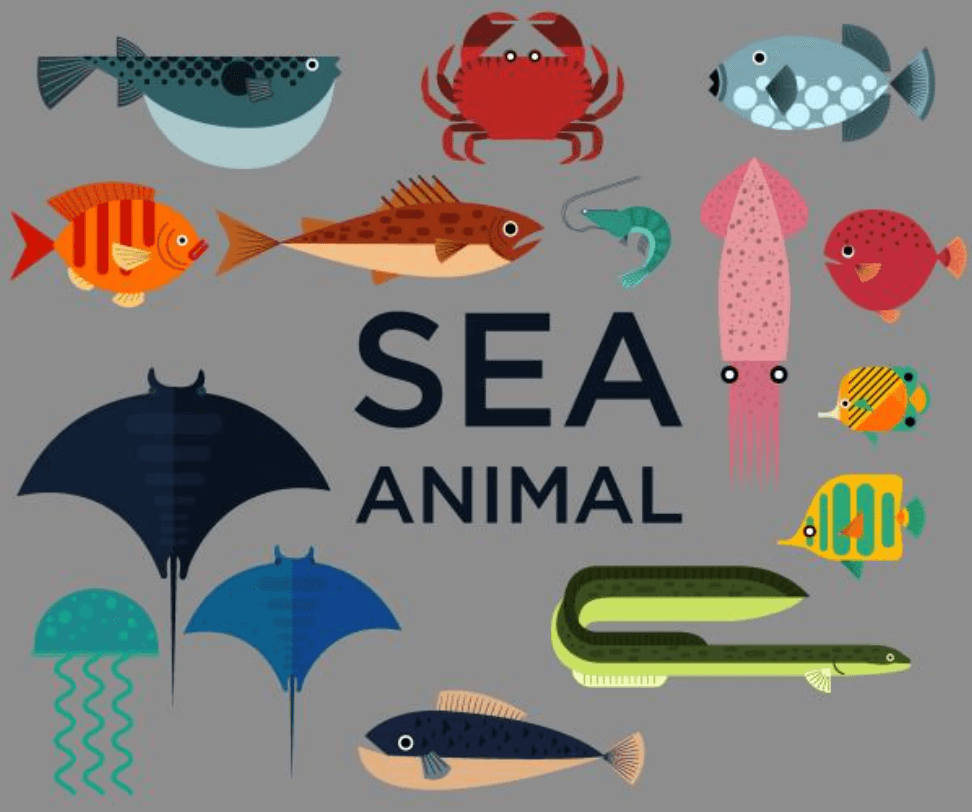
//> input picture Demo26/2.png, 972 x 812 px
$ ./main   (built with g++ and OpenCV 4)
//> lines starting //> are read from the running program, lines starting //| are printed output that depends on the picture; after the words box and inside, x2 and y2 are one past the last pixel; in counts of white or black regions, pixels touching at a corner belong together
#include <opencv2/opencv.hpp>
#include <iostream>
#include <math.h>

using namespace std;
using namespace cv;
Mat src, gray_src, drawImg;
int threshold_v = 170;
int threshold_max = 255;
const char *output_win = "rectangle-demo";
RNG rng(12345);

void Contours_Callback(int, void *);

int main(int argc, char **argv) {
    src = imread("../../Demo26/2.png");
//> src is the input picture: 812 rows x 972 cols, CV_8UC3; mean B, G, R 121, 125, 129.9
    if (!src.data) {
        printf("could not load image...\n");
        return -1;
    }
    cvtColor(src, gray_src, COLOR_BGR2GRAY);
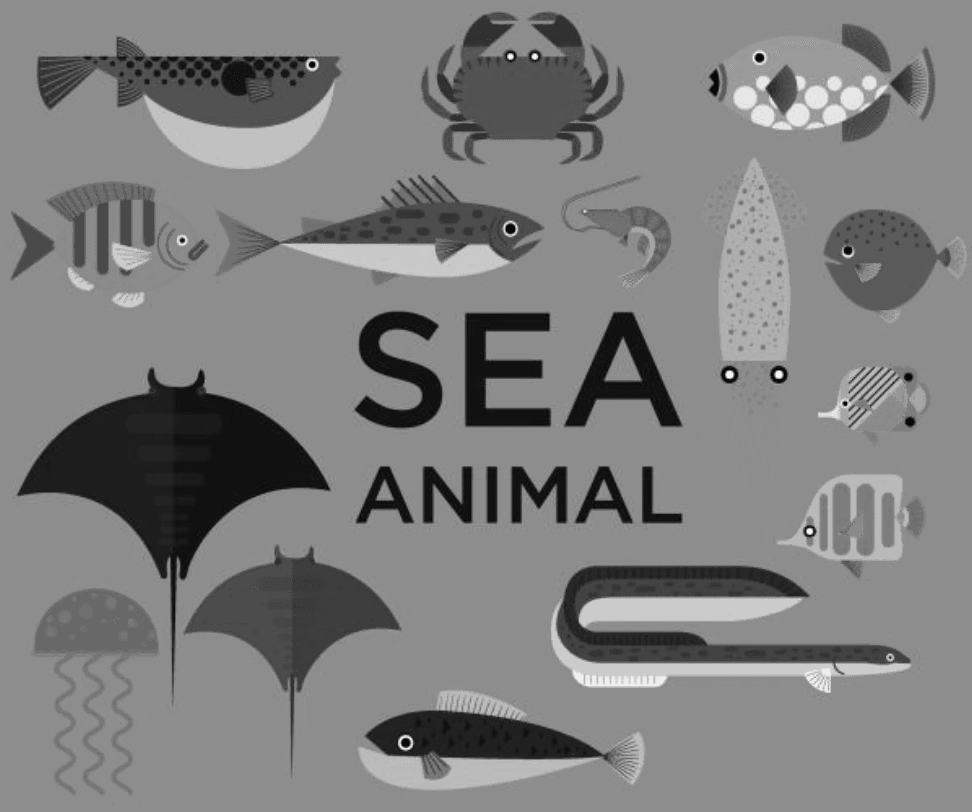
//> gray_src: 812 rows x 972 cols, CV_8UC1; min 7, max 245, mean 126
    blur(gray_src, gray_src, Size(3, 3), Point(-1, -1));

    const char *source_win = "input image";
    namedWindow(source_win, WINDOW_AUTOSIZE);
    namedWindow(output_win, WINDOW_AUTOSIZE);
    imshow(source_win, src);

    createTrackbar("Threshold Value:", output_win, &threshold_v, threshold_max, Contours_Callback);
    Contours_Callback(0, 0);

    waitKey(0);
    return 0;
}

void Contours_Callback(int, void *) {
    Mat binary_output;
    vector<vector<Point>> contours;
    vector<Vec4i> hierachy;
    threshold(gray_src, binary_output, threshold_v, threshold_max, THRESH_BINARY);
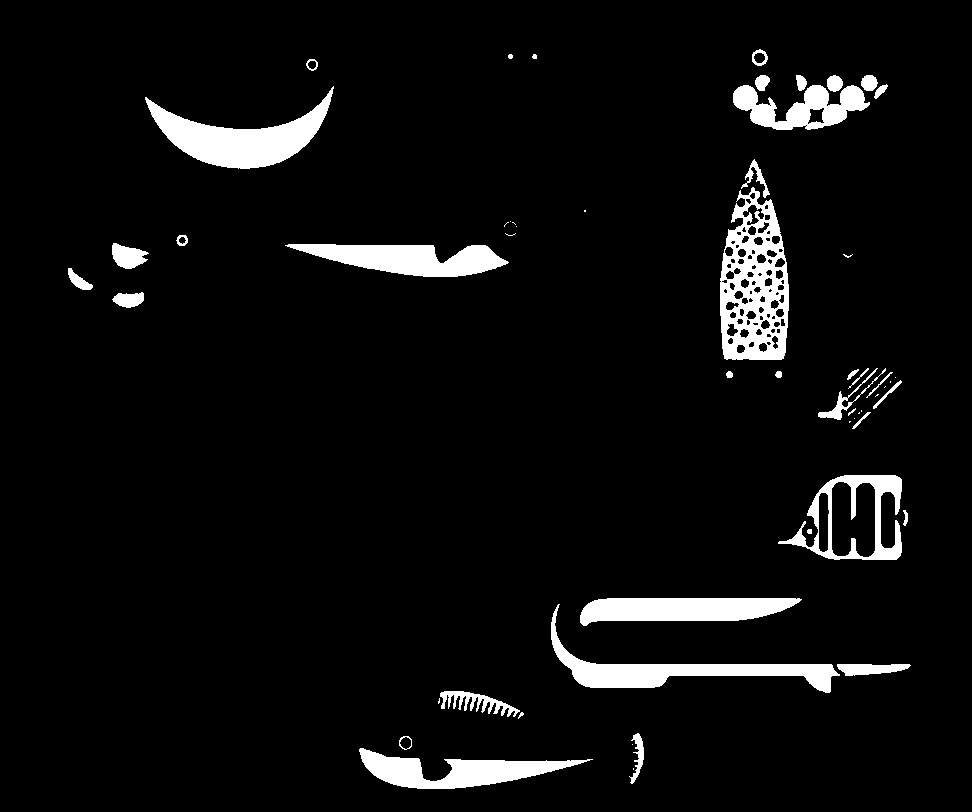
//> binary_output: 812 rows x 972 cols, CV_8UC1; 5.5% white; 56 white regions (19 under 20 px)
    //imshow("binary image", binary_output);
    findContours(binary_output, contours, hierachy, RETR_TREE, CHAIN_APPROX_SIMPLE, Point(-1, -1));
//> contours = 145 contours, 54 with area under 20; largest, box (x1, y1, x2, y2) and area: (719, 186, 788, 359) 9370, (777, 474, 901, 559) 6270, (144, 85, 333, 168) 5870, (550, 603, 839, 692) 4722, (284, 243, 508, 276) 4318

    vector<vector<Point>> contours_ploy(contours.size());
//> contours_ploy = 145 empty contours
    vector<Rect> ploy_rects(contours.size());
    vector<Point2f> ccs(contours.size());
    vector<float> radius(contours.size());

    vector<RotatedRect> minRects(contours.size());
    vector<RotatedRect> myellipse(contours.size());

    for (size_t i = 0; i < contours.size(); i++) {
        approxPolyDP(Mat(contours[i]), contours_ploy[i], 3, true);
        ploy_rects[i] = boundingRect(contours_ploy[i]);
        minEnclosingCircle(contours_ploy[i], ccs[i], radius[i]);
        if (contours_ploy[i].size() > 5) {
            myellipse[i] = fitEllipse(contours_ploy[i]);
            minRects[i] = minAreaRect(contours_ploy[i]);
        }
    }
//> this loop made 145 passes
//> after the loop, contours_ploy = 145 contours, 79 with area under 20; largest, box (x1, y1, x2, y2) and area: (722, 186, 788, 359) 9174, (777, 474, 901, 559) 6212, (144, 85, 333, 168) 5884, (550, 603, 839, 692) 4784, (284, 244, 508, 276) 4196; ploy_rects = 145 Rects (x, y, width, height), first 8: [632, 767, 1, 1], [358, 748, 234, 40], [631, 743, 1, 1], [398, 736, 13, 12], [398, 735, 13, 14], [628, 732, 15, 51], [517, 711, 5, 7], [437, 697, 2, 6]; ccs = 145 Points (x, y), first 12: [632, 767], [474.5, 753], [631, 743], [404.1, 741.4], [404.5, 741.5], [633.5, 757], [519, 714], [437.5, 699.5], [478.5, 701], [872.5, 663.5], [694, 647.5], [689.5, 609.5]; radius = 145 values, max 146.4 at index 10, min 0.0001 at index 0, mean 11.19

    // draw it
    //drawImg = Mat::zeros(src.size(), src.type());
    src.copyTo(drawImg);
    Point2f pts[4];
    for (size_t t = 0; t < contours.size(); t++) {
        Scalar color = Scalar(rng.uniform(0, 255), rng.uniform(0, 255), rng.uniform(0, 255));
        //rectangle(drawImg, ploy_rects[t], color, 2, 8);
        //circle(drawImg, ccs[t], radius[t], color, 2, 8);
        if (contours_ploy[t].size() > 5) {
            //ellipse(drawImg, myellipse[t], color, 1, 8);
            minRects[t].points(pts);
            for (int r = 0; r < 4; r++) {
                line(drawImg, pts[r], pts[(r + 1) % 4], color, 1, 8);
            }
        }
    }
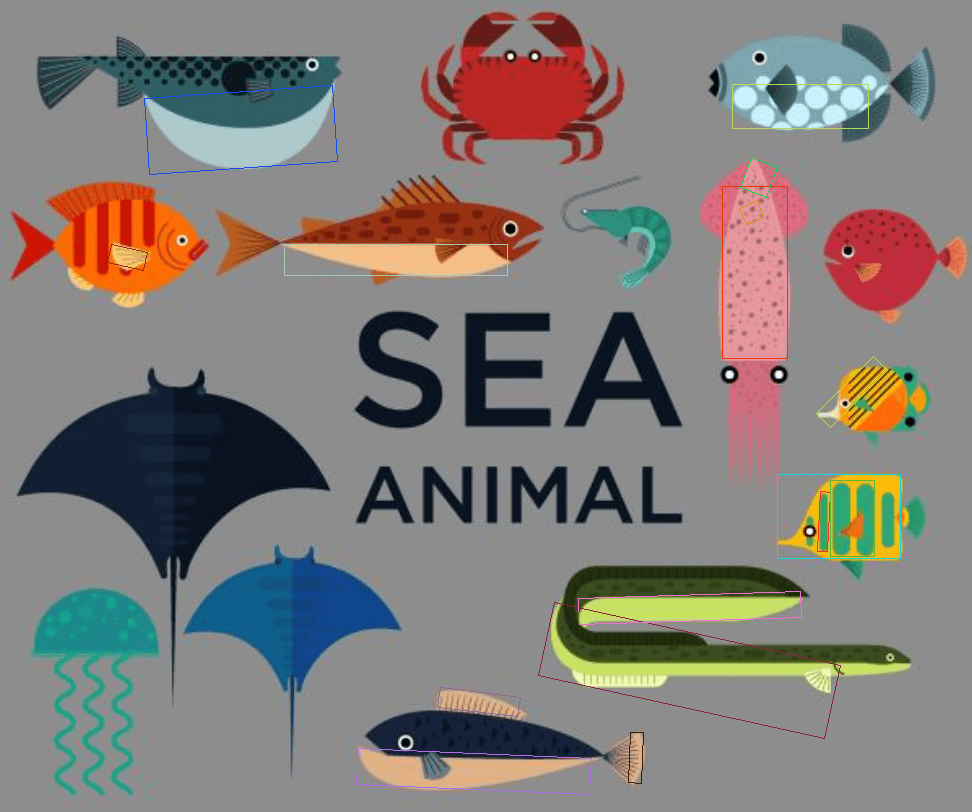
//> drawImg: 812 rows x 972 cols, CV_8UC3; 0.65% of pixels changed, all inside (x1, y1, x2, y2) = (107, 84, 901, 795)

    imshow(output_win, drawImg);
    return;
}
